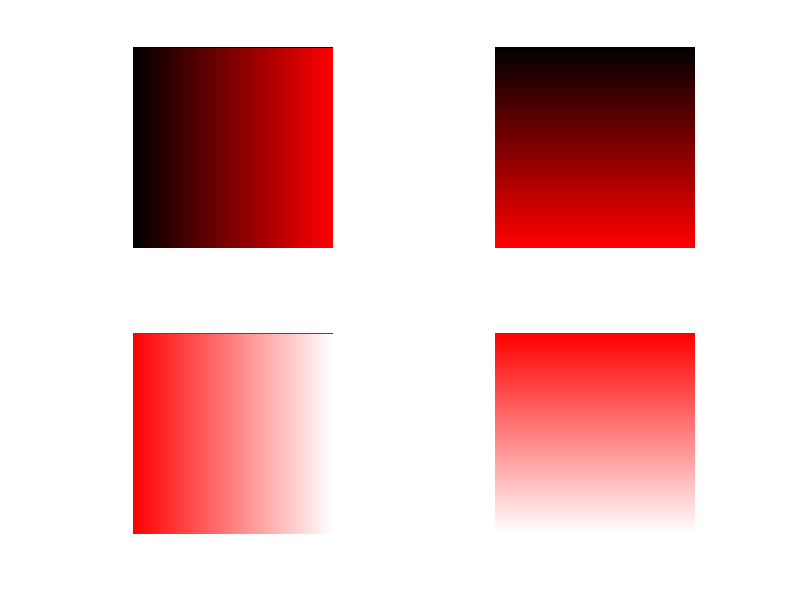

Reproduce this figure in MATLAB.
close all
clear all

SW = (0:255);
SWR = uint8(zeros(256, 256));
for i = 2 : 256
    SWR(i,:) = SW;
end

SRV = uint8(zeros(256, 256, 3));
SRV(:,:,1) = SWR;

SRH = uint8(zeros(256, 256, 3));
SRH(:,:,1) = SWR';

WRV = uint8(zeros(256, 256, 3));
WRV(:,:,1) = 255;
WRV(:,:,2) = SWR;
WRV(:,:,3) = SWR;

WRH = uint8(zeros(256, 256, 3));
WRH(:,:,1) = 255;
WRH(:,:,2) = SWR';
WRH(:,:,3) = SWR';

figure, subplot(2,2,1), imshow(SRV);
subplot(2,2,2), imshow(SRH);
subplot(2,2,3), imshow(WRV);
subplot(2,2,4), imshow(WRH);
